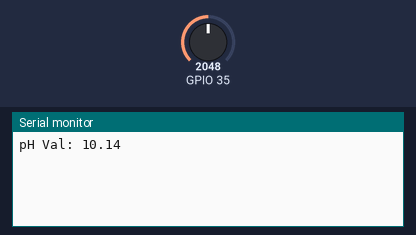
Recording of a sketch running on a simulated ESP32. Parts: the last lines printed to the serial monitor. The test bench sets the inputs (shaded band); at power-on: GPIO 35 = 2048.

Above: at 1.2 s.
1.3 s: GPIO 35 set to 2866
At 2.5 s:
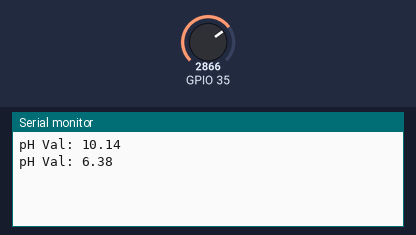
2.8 s: GPIO 35 set to 3603
At 4.0 s:
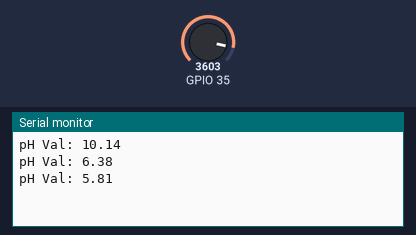
Timing chart, 0 to 5.8 s (numbered marks = the images above; inputs shaded):
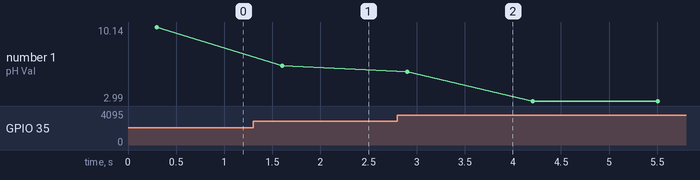

The sketch:

pH_Sensor.ino
```cpp
// #include <Wire.h>
// #include <Adafruit_GFX.h>
// #include <Adafruit_SSD1306.h>
// #include <BlynkSimpleEsp32.h>
// #include <SimpleTimer.h>


// You should get Auth Token in the Blynk App.
// char auth[] = "3vbf7rpD6vqpvve23wX3LcgknUqh_L31";

// Your WiFi credentials.
// Set password to "" for open networks.
// char ssid[] = "AndroidAP7DF8";
// char pass[] = "electroniclinic";

// SimpleTimer timer;

float calibration_value = 20.24 - 0.7;  //21.34 - 0.7
int phval = 0;
unsigned long int avgval;
int buffer_arr[10], temp;

float ph_act;
// for the OLED display

// #define SCREEN_WIDTH 128 // OLED display width, in pixels
// #define SCREEN_HEIGHT 64 // OLED display height, in pixels

// Declaration for an SSD1306 display connected to I2C (SDA, SCL pins)
// #define OLED_RESET     -1 // Reset pin # (or -1 if sharing Arduino reset pin)
// Adafruit_SSD1306 display(SCREEN_WIDTH, SCREEN_HEIGHT, &Wire, OLED_RESET);

void setup() {
  // Wire.begin();
  Serial.begin(9600);
  //  Blynk.begin(auth, ssid, pass);
  // display.begin(SSD1306_SWITCHCAPVCC, 0x3C);
  // display.clearDisplay();
  // display.setTextColor(WHITE);


  // timer.setInterval(500L, display_pHValue);
}
void loop() {
  // Blynk.run();
  // timer.run(); // Initiates SimpleTimer
  for (int i = 0; i < 10; i++) {
    buffer_arr[i] = analogRead(35);
    delay(30);
  }
  for (int i = 0; i < 9; i++) {
    for (int j = i + 1; j < 10; j++) {
      if (buffer_arr[i] > buffer_arr[j]) {
        temp = buffer_arr[i];
        buffer_arr[i] = buffer_arr[j];
        buffer_arr[j] = temp;
      }
    }
  }
  avgval = 0;
  for (int i = 2; i < 8; i++)
    avgval += buffer_arr[i];
  float volt = (float)avgval * 3.3 / 4096.0 / 6;
  //Serial.print("Voltage: ");
  //Serial.println(volt);
  ph_act = -5.70 * volt + calibration_value;

  Serial.print("pH Val: ");
  Serial.println(ph_act);
  // Blynk.virtualWrite(V2, ph_act);
  delay(1000);
}

// void display_pHValue()
// {
//      // display on Oled display

//    // Oled display
//   display.clearDisplay();
//   display.setTextSize(2);
//   display.setCursor(0,0); // column row
//   display.print("pH:");

//   display.setTextSize(2);
//   display.setCursor(55, 0);
//   display.print(ph_act);

// /*
//     display.setTextSize(2);
//   display.setCursor(0,30);
//   display.print("EC:");

//   display.setTextSize(2);
//   display.setCursor(60, 30);
//   display.print(345);
//   display.setCursor(95, 50);
// */
//  display.display();
// }
```

Measured:
- after the input at 1.3 s, the serial monitor: prints a new line after 0.30 s (image 1)
- after the input at 2.8 s, the serial monitor: prints a new line after 0.10 s (image 2)
- plotted number 1: 10.14 → 6.38 after the input at 1.3 s, 6.38 → 2.99 after the input at 2.8 s
